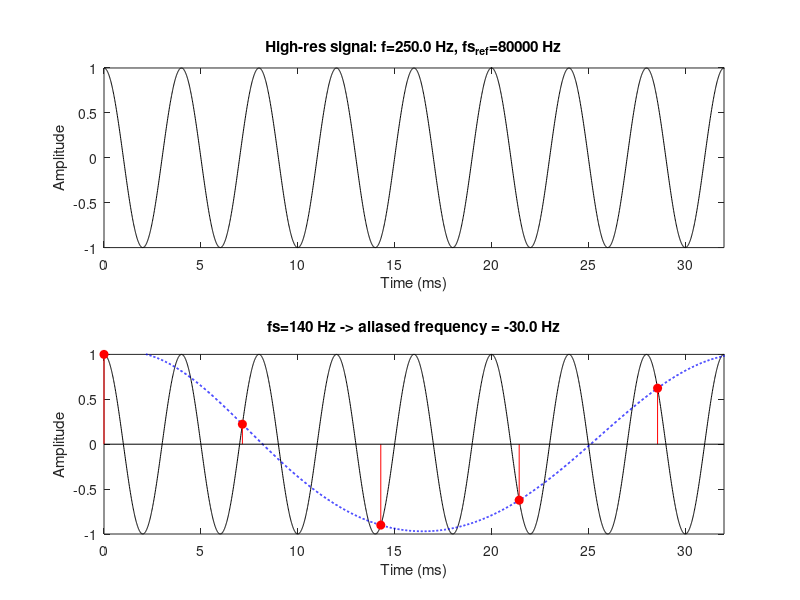

The MATLAB source for this figure:
% Parameters
fs_true = 80000;        % "Continuous" signal sampling rate for high-res reference (Hz)
t_end = 0.1;           % seconds
f_sig = 250;           % signal frequency (Hz)
A = 1;                  % amplitude
phi = pi/2;                % phase
nPeriod= 8;
% fs_all= [5000];
fs_all= [5000:-100:500, 500:-10:140];

% High-resolution continuous-time-like signal
t = 0:1/fs_true:t_end;
x_cont = A * sin(2*pi*f_sig*t + phi);

subplot(2,1,1);
plot(t*1e3, x_cont, 'k');
title(sprintf('High-res signal: f=%.1f Hz, fs_{ref}=%.0f Hz', f_sig, fs_true));
xlabel('Time (ms)'); ylabel('Amplitude');
ylim([-1,1]);
xlim([0, nPeriod/f_sig*1e3]); % show two periods

% Time domain sampled signal
for i=1:length(fs_all)
    fs = fs_all(i);
    ts = 0:1/fs:t_end;
    x_s = A * sin(2*pi*f_sig*ts + phi);

    % Interpolation from samples: reconstruct using sinc interpolation and plot
    t_rec = t;
    % Sinc interpolation: x_rec(t) = sum_n x[n] * sinc((t - nT)/T)
    T = 1/fs;
    n = 0:length(ts)-1;
    tau = (t_rec.' - n*T)/T;         % size length(t_rec) x length(n)
    sinc_mat = ones(size(tau));
    nz = tau~=0;
    sinc_mat(nz) = sin(pi*tau(nz))./(pi*tau(nz));
    x_rec = sinc_mat * x_s.';
    f_alias = mod(f_sig + fs/2, fs) - fs/2;

    % Plot reconstruction overlaid on continuous and samples in second figure
    subplot(2,1,2);
    plot(t*1e3, x_cont, 'k', 'DisplayName','High-res continuous'); hold on;
    plot(t_rec*1e3, x_rec, 'b--', 'LineWidth',1.2, 'DisplayName','Sinc reconstructed');
    stem(ts*1e3, x_s, 'filled','r', 'DisplayName','Samples');
    hold off;
    ylim([-1,1]);
    xlim([0, nPeriod/f_sig*1e3]);
    xlabel('Time (ms)'); ylabel('Amplitude');
    title(sprintf('fs=%.0f Hz -> aliased frequency = %.1f Hz\n', fs, f_alias));
    pause
end
